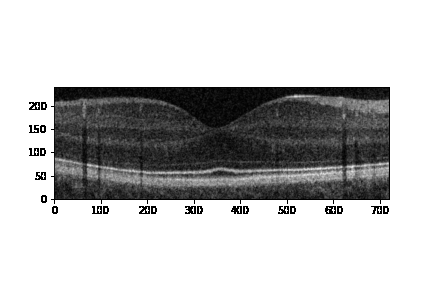
#> input picture images/blank_drawing.png, 432 x 288 px
$ python evaluation.py
#> lines starting #> are read from the running program, lines starting #| are printed output that depends on the picture; after the words box and inside, x2 and y2 are one past the last pixel; in counts of white or black regions, pixels touching at a corner belong together
import cv2
import numpy as np
from util import prep_image
from matplotlib import pyplot as plt

IMG_MASK = [320, 560, 160, 880]

def detect_edges(image):
    # Performs simple canny edge detection on image and returns binary
    upper_threshold = 200
    lower_threshold = 100

    edges_detected = cv2.Canny(image, lower_threshold, upper_threshold)

    return edges_detected

def compare_edge_overlap(image1, image2):
    # Performs bitwise AND of image binarys

    overlap = cv2.bitwise_and(image1, image2)

    return overlap

def display_images(image1, image2, overlap):
    plt.subplot(131),plt.imshow(image1, cmap = 'gray')
    plt.title('Image 1'), plt.xticks([]), plt.yticks([])
    plt.subplot(132),plt.imshow(overlap, cmap = 'gray')
    plt.title('Overlap Of Images'), plt.xticks([]), plt.yticks([])
    plt.subplot(133),plt.imshow(image2, cmap = 'gray')
    plt.title('Image 2'), plt.xticks([]), plt.yticks([])

    plt.show()

def evaluate_images(image1_path, image2_path, display=False):

    # Read images
#> called with image1_path = './images/blank_drawing.png', image2_path = './gbest_imgs/gbest_24.png', display = True
    img1 = cv2.imread(image1_path, 0)
#> img1 is the input picture: shape (288, 432); min 0, max 255, mean 192.7
    img2 = cv2.imread(image2_path, 0)
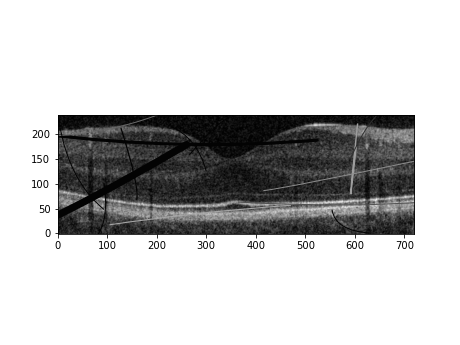
#> input picture gbest_imgs/gbest_24.png, 460 x 345 px
#> img2 is the input picture: shape (345, 460); min 0, max 255, mean 200.6

    # Resize image so they have matching dimensions
    dsize = img1.shape
#> dsize = (288, 432)
    img2 = cv2.resize(img2, (dsize[1], dsize[0]))
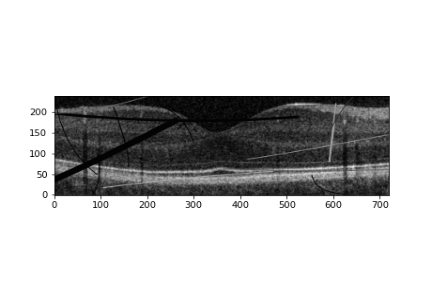
#> img2: shape (288, 432); min 0, max 255, mean 200.6

    # Detect edges on both images
    img1_edges = detect_edges(img1)
#> in detect_edges, `edges_detected = cv2.Canny(image, lower_threshold, upper_threshold)`:
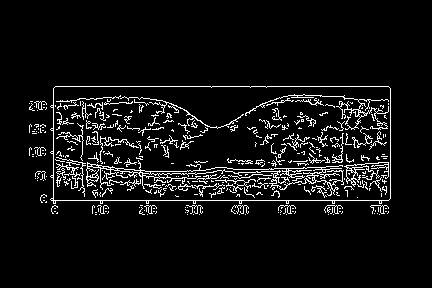
#> edges_detected: shape (288, 432); 6.5% white in thin lines or dots, all inside (x1, y1, x2, y2) = (29, 86, 391, 215)
    img2_edges = detect_edges(img2)
#> in detect_edges (call 2), `edges_detected = cv2.Canny(image, lower_threshold, upper_threshold)`:
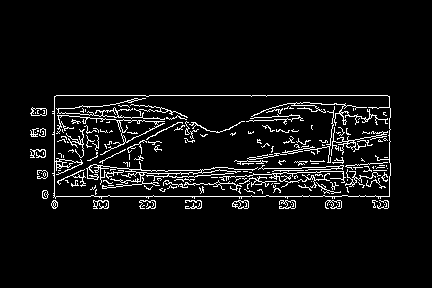
#> edges_detected: shape (288, 432); 5.7% white in thin lines or dots, all inside (x1, y1, x2, y2) = (30, 95, 391, 209)

    # Compare overlapping edges and sum total
    overlap = compare_edge_overlap(img1_edges, img2_edges)
#> in compare_edge_overlap, `overlap = cv2.bitwise_and(image1, image2)`:
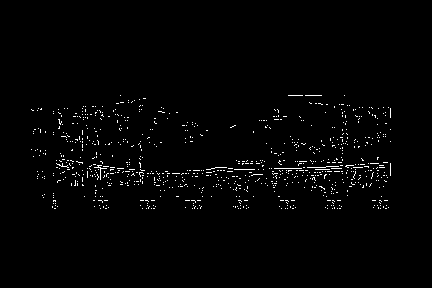
#> overlap: shape (288, 432); 1.5% white in thin lines or dots, all inside (x1, y1, x2, y2) = (31, 95, 391, 209)

    # Higher score indicates more matching edges of the images
    edge_score = np.sum(overlap)
#> edge_score = 469200

    # Optional: Display edges of images
    if(display):
        display_images(img1_edges, img2_edges, overlap)

    return edge_score


# ADJUST FOLLOWING PATHS TO IMAGES

IMG1_PATH = './images/blank_drawing.png'
IMG2_PATH = './gbest_imgs/gbest_24.png'

print("Score for iter 1: " + str(evaluate_images(IMG1_PATH, IMG2_PATH, True)))

IMG1_PATH = './images/blank_drawing.png'
IMG2_PATH = './images/blank_drawing.png'

#print("Score for Iter 24: " + str(evaluate_images(IMG1_PATH, IMG2_PATH, False)))
